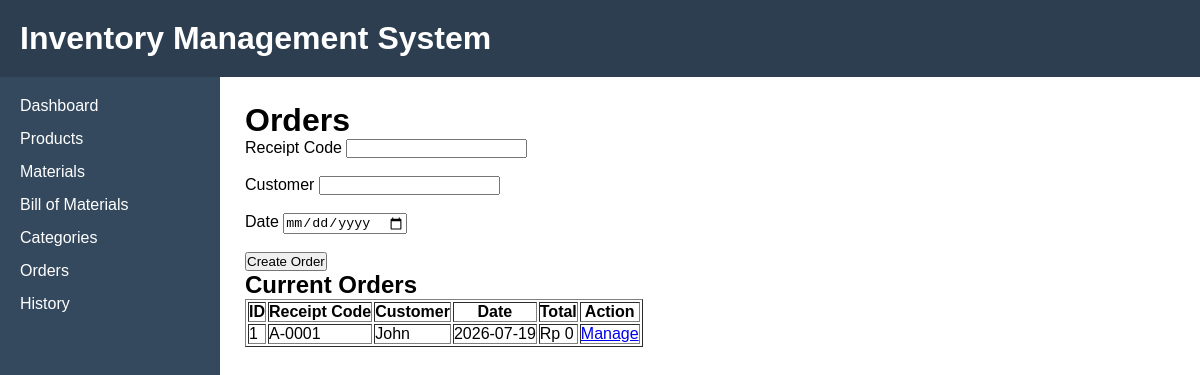
The page /orders on the database as committed earlier.
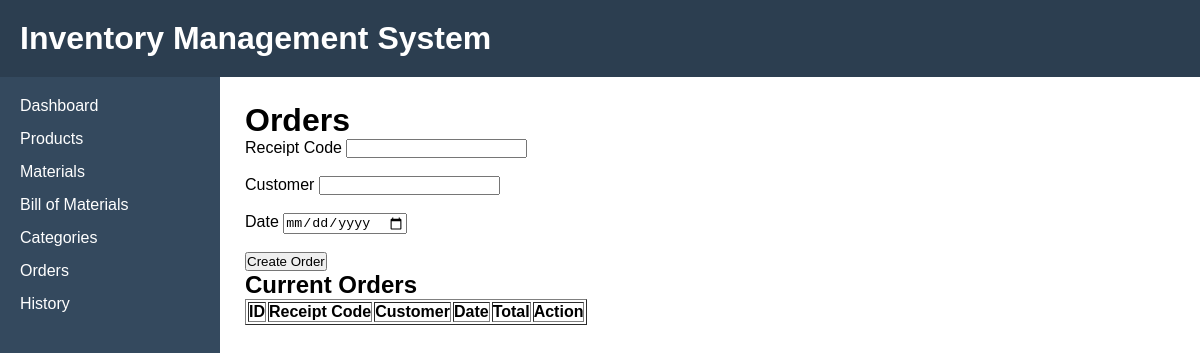
The same page on the database as committed later.
### tables this page shows
CREATE TABLE orders (
    id INTEGER PRIMARY KEY AUTOINCREMENT,
    receipt_code TEXT NOT NULL,
    customer_name TEXT NOT NULL,
    order_date TEXT NOT NULL,
    total REAL NOT NULL
);

### app.py (the view)
@app.route("/orders")
def orders():
    connection = sqlite3.connect("inventory.db")
    cursor = connection.cursor()
    cursor.execute("""SELECT * FROM orders""")
    orders = cursor.fetchall()
    connection.close()
    return render_template("orders.html",orders=orders)

### templates/orders.html
{% extends "base.html" %}
{% block content %}
<h1>Orders</h1>
<form action="{{ url_for('create_order') }}" method="POST">
    <label>Receipt Code</label>
    <input type="text" name="receipt_code" required><br><br>
    <label>Customer</label>
    <input type="text" name="customer_name" required><br><br>
    <label>Date</label>
    <input type="date" name="order_date" required><br><br>
    <button type="submit">Create Order</button>
</form>
<h2>Current Orders</h2>
<table border="1">
    <tr>
        <th>ID</th>
        <th>Receipt Code</th>
        <th>Customer</th>
        <th>Date</th>
        <th>Total</th>
        <th>Action</th>
    </tr>
    {% for order in orders %}
    <tr>
        <td>{{ order[0] }}</td>
        <td>{{ order[1] }}</td>
        <td>{{ order[2] }}</td>
        <td>{{ order[3] }}</td>
        <td>Rp {{ "{:,.0f}".format(order[4]) }}</td>
        <td>
            <a href="{{ url_for('manage_order', id=order[0]) }}">Manage</a>
        </td>
    </tr>
    {% endfor %}
</table>
{% endblock %}

Rows that differ between the two databases and show on the page:
removed orders: id "1", receipt_code "A-0001", customer_name "John", order_date "2026-07-19", total "0"
